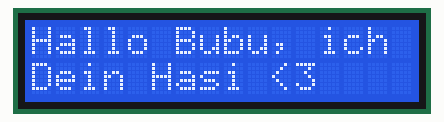
A program run on a simulated ESP32-C3. Shown: 16×2 character LCD. WiFi joins after 1.5 s; servers stay silent unless stated; what the program prints to the serial monitor is not drawn.

Above: at 1.6 s.
At 3.2 s:
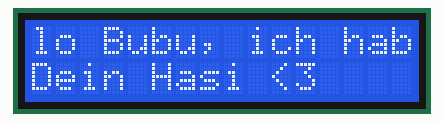
At 4.7 s:
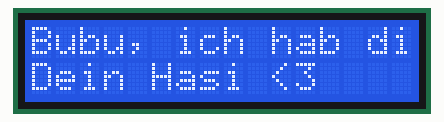
At 8.3 s:
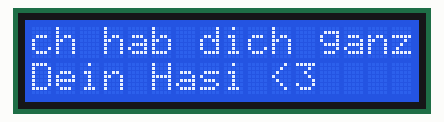
At 11.4 s:
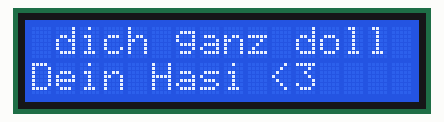
At 15.0 s:
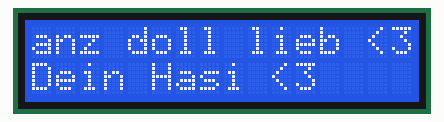

The program:

main.cpp
```cpp
#include <Wire.h>
#include <hd44780.h>                       // main hd44780 header
#include <hd44780ioClass/hd44780_I2Cexp.h> // i2c expander i/o class header
#include <WiFi.h>
#include <HTTPClient.h>

#define LCD_WIRE_ONE 6
#define LCD_WIRE_TWO 7

hd44780_I2Cexp lcd; // declare lcd object: auto locate & auto config expander chip

const int LCD_COLS = 16;
const int LCD_ROWS = 2;

const char *ssid = "Manticore";
const char *password = "Hba7gT9X2Xmmvu84zjxEC";
String serverName = "http://192.168.1.106:1880/update-sensor";

// the following variables are unsigned longs because the time, measured in
// milliseconds, will quickly become a bigger number than can be stored in an int.
unsigned long lastTime = 0;
// Timer set to 10 minutes (600000)
//unsigned long timerDelay = 600000;
// Set timer to 5 seconds (5000)
unsigned long timerDelay = 5000;

String input = "Hallo Bubu, ich hab dich ganz doll lieb <3";

void lcd_setup()
{
  Wire.begin(LCD_WIRE_ONE,LCD_WIRE_TWO);
  if(int status = lcd.begin(LCD_COLS, LCD_ROWS))
  {
    Serial.println("ERROR WITH LCD OCCURED");
    hd44780::fatalError(status);
  }
  else{
    Serial.println("LCD UP");
  }
}

void wifi_setup()
{
  WiFi.begin(ssid, password);

  while(WiFi.status() != WL_CONNECTED)
  {
    delay(500);
  }
  Serial.println("WIFI READY");
}

void print_lcd_firstline(const String &input)
{
  size_t inputLength = input.length();

  for(size_t i =0; i <= inputLength - LCD_COLS; ++i){
    lcd.setCursor(0,0);
    String segment = input.substring(i, i+16);
    lcd.print(segment);
    delay(500);
  }
  delay(2000);
}

void setup()
{
  Serial.begin(115200);
  while(!Serial){delay(100);}
  lcd_setup();
  wifi_setup();
  lcd.setCursor(0,1);
  lcd.print("Dein Hasi <3");
  //lcd.print(WiFi.localIP());
}

void loop() {
  print_lcd_firstline(input);
}

void network_stuff()
{
  //Send an HTTP POST request every 10 minutes
  if ((millis() - lastTime) > timerDelay) {
    //Check WiFi connection status
    if(WiFi.status()== WL_CONNECTED){
      HTTPClient http;

      String serverPath = serverName + "?temperature=24.37";

      // Your Domain name with URL path or IP address with path
      http.begin(serverPath.c_str());

      // If you need Node-RED/server authentication, insert user and password below
      //http.setAuthorization("REPLACE_WITH_SERVER_USERNAME", "REPLACE_WITH_SERVER_PASSWORD");

      // Send HTTP GET request
      int httpResponseCode = http.GET();

      if (httpResponseCode>0) {
        Serial.print("HTTP Response code: ");
        Serial.println(httpResponseCode);
        String payload = http.getString();
        Serial.println(payload);
      }
      else {
        Serial.print("Error code: ");
        Serial.println(httpResponseCode);
      }
      // Free resources
      http.end();
    }
    else {
      Serial.println("WiFi Disconnected");
    }
    lastTime = millis();
  }
}
```

Measured:
- by itself, everything shown: repeats every 15.9 s, in 27 steps
- what the display in image 0 shows lasts 0.5 s, from 1.6 s to 2.1 s
- what the display in image 5 shows lasts 2.5 s, from 15.0 s to 17.5 s
